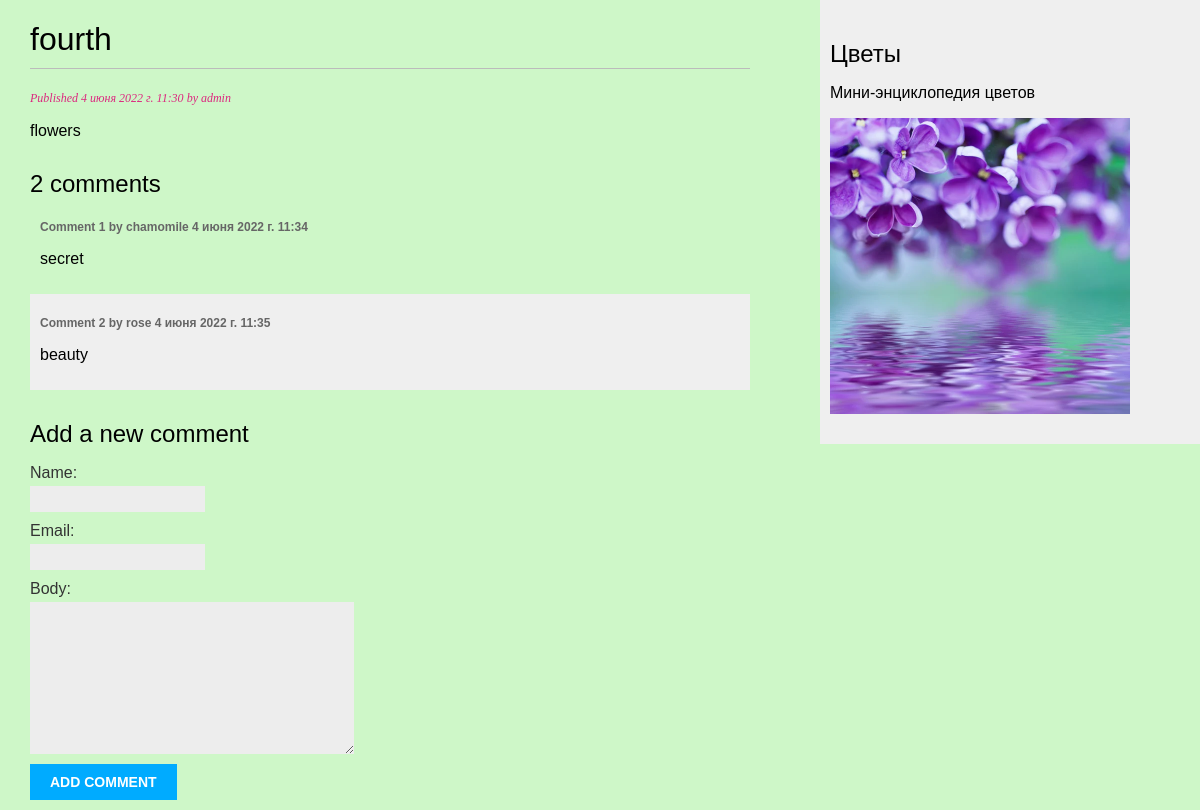
/blog/4/, run on an earlier commit of the app's database.
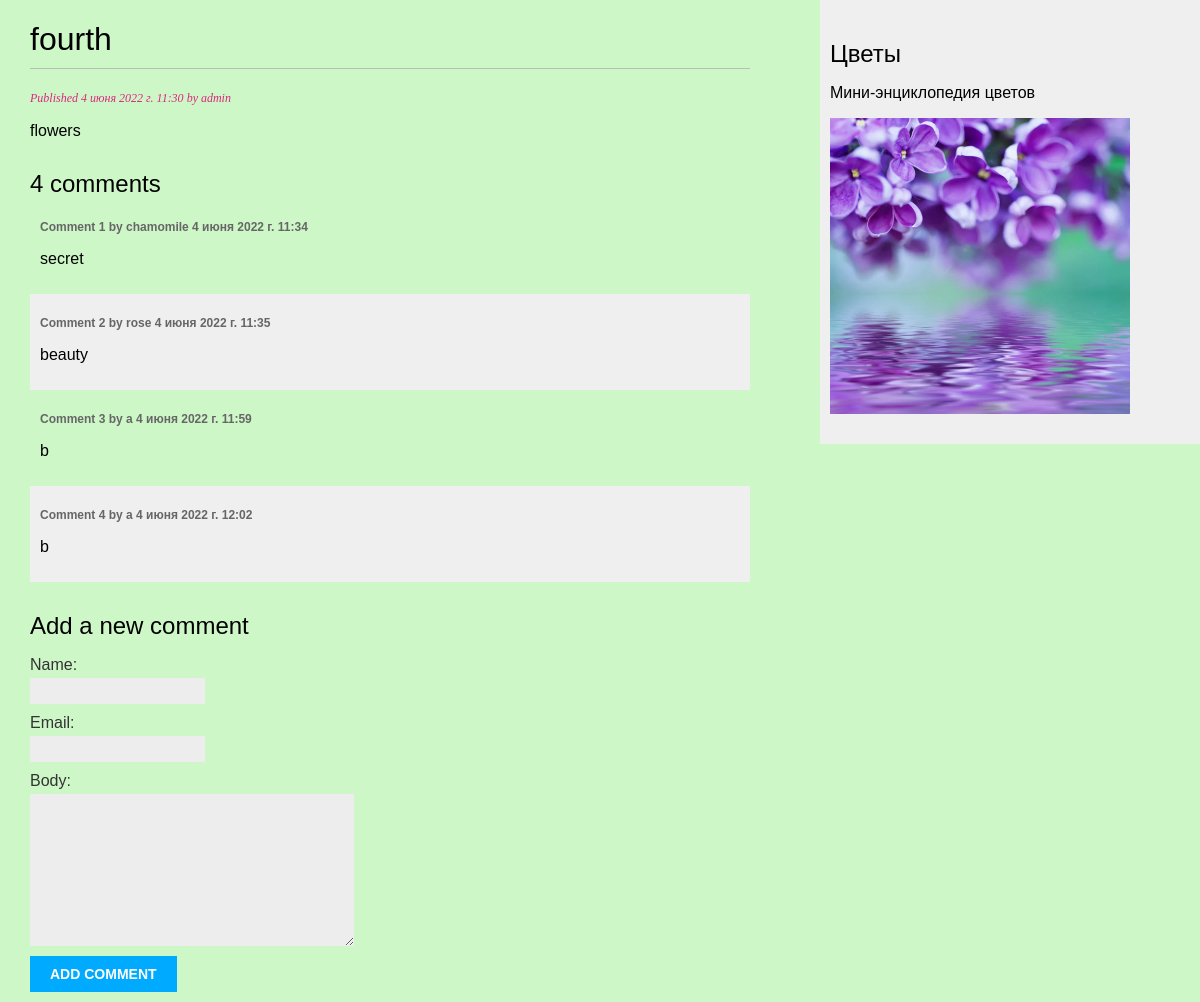
And on a later commit of the database.
### blog/models.py (models this page shows, shortened)
class Comment(models.Model):
     post = models.ForeignKey(Post, on_delete=models.CASCADE, related_name='comments')
     name = models.CharField(max_length=80)
     email = models.EmailField()
     body = models.TextField()
     created = models.DateTimeField(auto_now_add=True)
     updated = models.DateTimeField(auto_now=True)
     active = models.BooleanField(default=True)
     class Meta:
         ordering = ['created']
         indexes = [
         models.Index(fields=['created']),
         ]

### blog/views.py (the view)
# urls.py: path('<int:id>/', views.post_detail, name='post_detail'),
def post_detail(request, id):
     post = get_object_or_404(Post, id=id, status=Post.Status.PUBLISHED)
     comments = post.comments.filter(active=True)
     form = CommentForm()
     return render(request, 'blog/post/detail.html', {'post': post, 'comments': comments,
    'form': form})

### blog/forms.py
class CommentForm(forms.ModelForm):
    class Meta:
        model = Comment
        fields = ['name', 'email', 'body']

### blog/templates/blog/post/detail.html (shortened to what this page needs)
{% extends "blog/base.html" %}
{% block content %}
  <h1>{{ post.title }}</h1>
  <p class="date">
    Published {{ post.publish }} by {{ post.author }}
  </p>
  {{ post.body|linebreaks }}
{% with comments.count as total_comments %}
	<h2>{{ total_comments }} comment{{ total_comments|pluralize }}</h2>
{% endwith %}
{% for comment in comments %}
	<div class="comment">
		<p class="info">
			Comment {{ forloop.counter }} by {{ comment.name }}
			{{ comment.created }}
		</p>
		{{ comment.body|linebreaks }}
	</div>
{% empty %}
	<p>There are no comments yet.</p>
{% endfor %}
<h2>Add a new comment</h2>
	<form action="{% url "blog:post_comment" post.id %}" method="post">
		{{ form.as_p }}
	<p><input type="submit" value="Add comment"></p>
	</form>
{% endblock %}

What changed in the data, as far as the page shows it:
added Comment: name "a", created "4 июня 2022 г. 11:59", body "b"
added Comment: name "a", created "4 июня 2022 г. 12:02", body "b"
Also different on the page:
{{ total_comments }}: "2" → "4"
